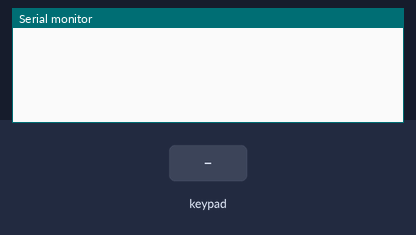
The sketch below on a simulated Arduino Uno, built with avr-gcc and run on an emulated ATmega328P. Parts: the last lines printed to the serial monitor. Inputs (shaded band) come from the test bench.

Above: at 1.2 s.
1.3 s: key 'D' pressed
At 2.1 s:
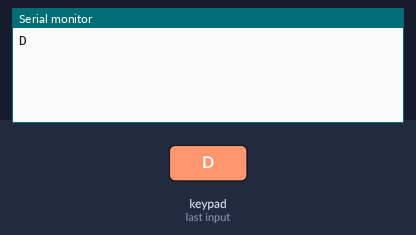
2.8 s: keypad keys 0 8 9 1 0 pressed 0.4 s apart
At 5.6 s:
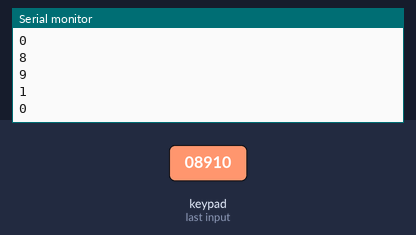
6.3 s: key '#' pressed
At 7.4 s:
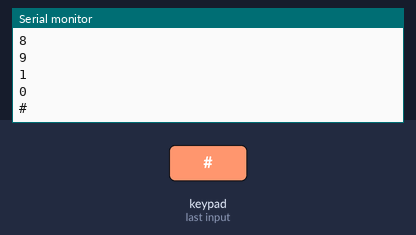
7.8 s: keypad keys 0 8 9 1 0 * pressed 0.4 s apart
At 11.2 s:
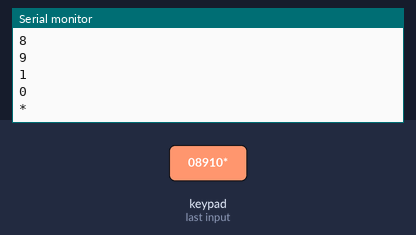
11.7 s: key 'A' pressed
At 12.5 s:
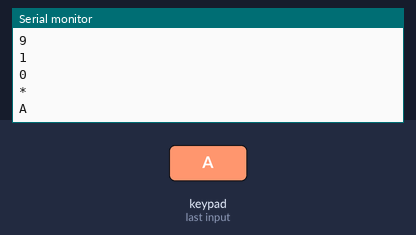
13.2 s: key 'B' pressed
At 13.8 s:
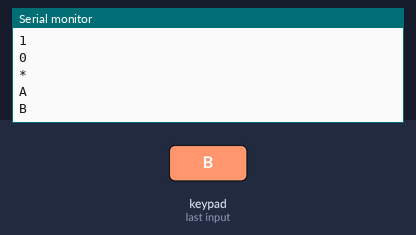
Timing chart, 0 to 15.7 s (numbered marks = the images above; inputs shaded):
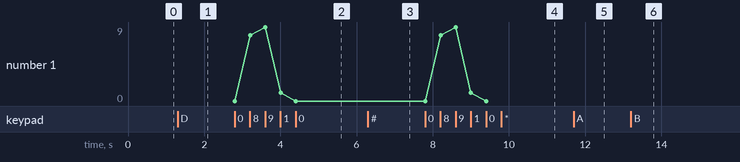

The sketch:

Key33.ino
```cpp
#include <Keypad.h>

const byte ROWS = 4; //four rows
const byte COLS = 4; //three columns
char keys[ROWS][COLS] = {
  {'D','0','#','*'},
  {'A','2','3','1'},
  {'B','5','6','4'},
  {'C','8','9','7'}
};
byte rowPins[ROWS] = {0,8, 9, 10}; //connect to the row pinouts of the keypad
byte colPins[COLS] = {0,11,12,13}; //connect to the column pinouts of the keypad

Keypad keypad = Keypad( makeKeymap(keys), rowPins, colPins, ROWS, COLS );

void setup(){
  Serial.begin(9600);
}

void loop(){
  char key = keypad.getKey();

  if (key != NO_KEY){
    Serial.println(key);
  }
}
```

Measured:
- after the input at 1.3 s, the serial monitor: prints a new line at once (image 1)
- after the input at 2.8 s, the serial monitor: prints a new line at once (image 2)
- after the input at 6.3 s, the serial monitor: prints a new line at once (image 3)
- after the input at 7.8 s, the serial monitor: prints a new line at once (image 4)
- after the input at 11.7 s, the serial monitor: prints a new line at once (image 5)
- after the input at 13.2 s, the serial monitor: prints a new line at once (image 6)
